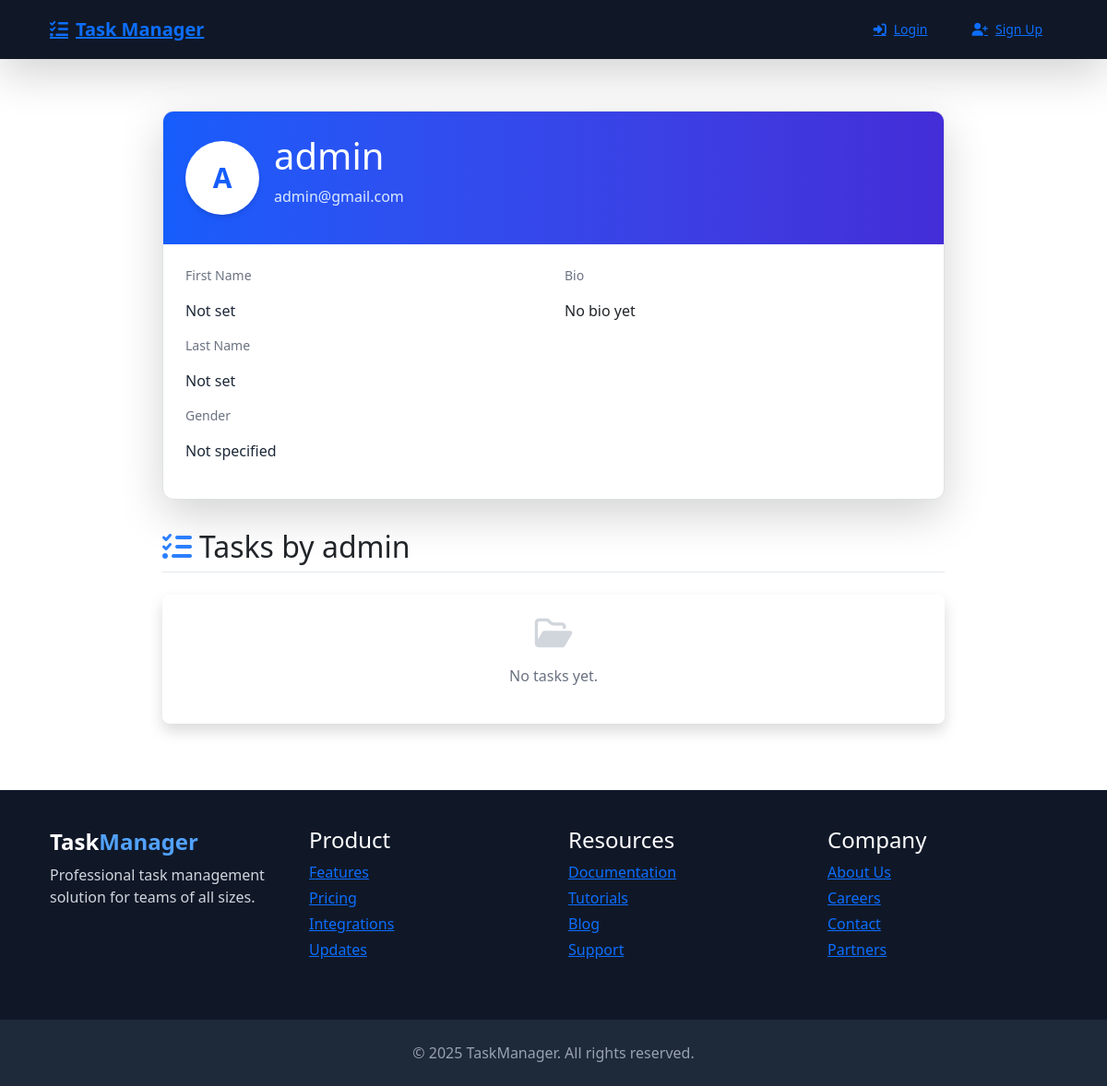
/accounts/profile/admin/, run on an earlier commit of the app's database.
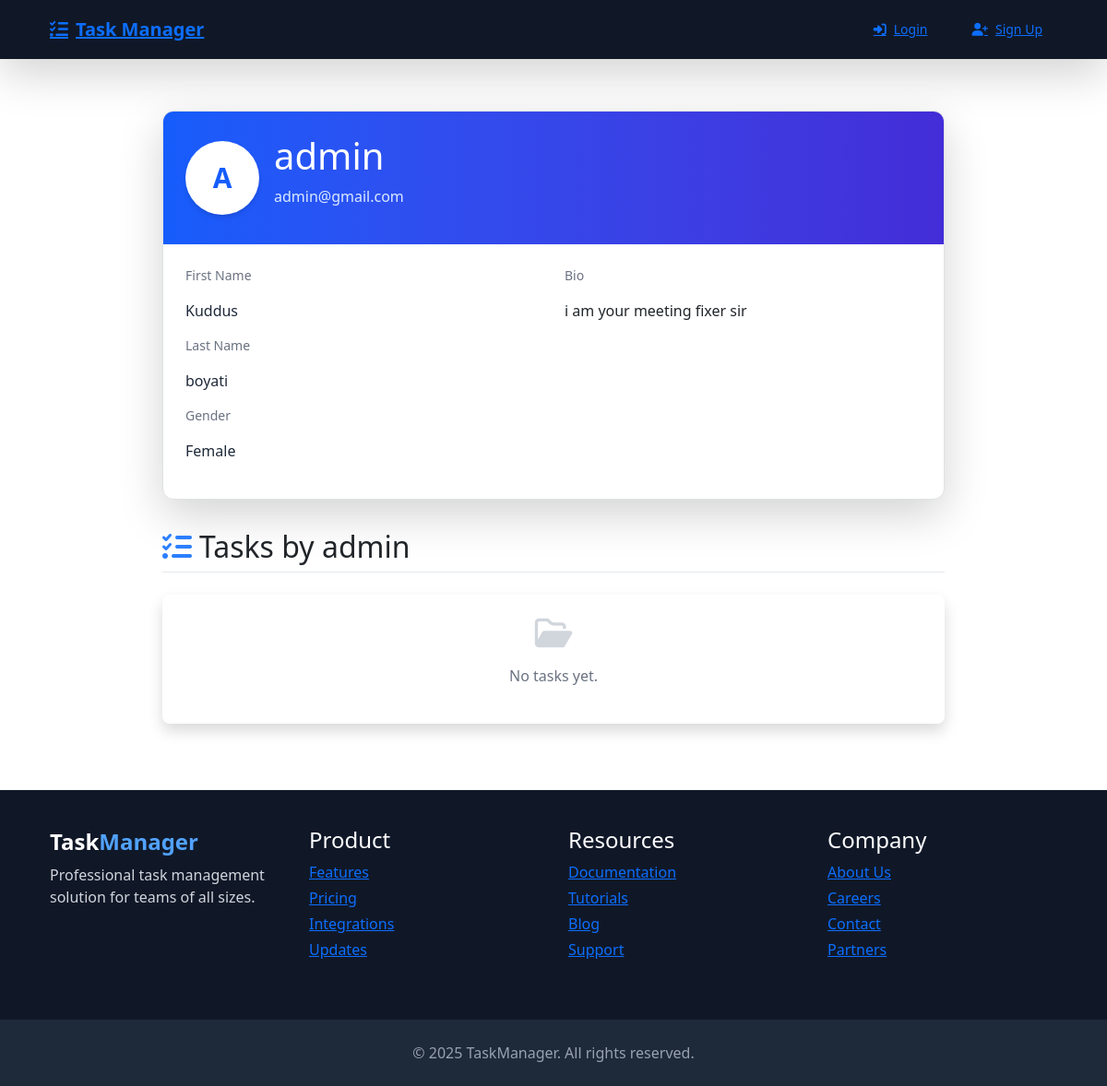
And on a later commit of the database.
### accounts/models.py (models this page shows, shortened)
class ProfileModel(models.Model):
    user = models.OneToOneField(User, on_delete=models.CASCADE, related_name='profile')
    first_name = models.CharField(max_length=50, blank=True)
    last_name = models.CharField(max_length=50, blank=True)
    position = models.CharField(max_length=2, choices=POSITION_CHOICES, blank=True)
    gender = models.CharField(max_length=1, choices=GENDER_CHOICES, blank=True)
    bio = models.TextField(default='this is bio', blank=True)

### accounts/views.py (the view)
# urls.py: path('profile/<slug:username>/', ProfileView.as_view(), name='profile'),
class ProfileView(DetailView):
    model = User  # Use the User model
    template_name = 'registration/profile.html'  # Use the profile.html template
    slug_field = 'username'  # Use the username as the slug field
    slug_url_kwarg = 'username'  # Use the username as the URL keyword argument
    context_object_name = 'profile_user'  # Use the username as the context object name
    def get_object(self):
        username = self.kwargs.get('username')
        return User.objects.get(username=username)
    def get_context_data(self, **kwargs):
        context = super().get_context_data(**kwargs)
        profile, created = ProfileModel.objects.get_or_create(user=self.object)
        context['profile'] = profile
        return context

### accounts/templates/registration/profile.html (shortened to what this page needs)
{% extends "base.html" %}
{% block content %}
<div class="max-w-4xl mx-auto px-4 py-8">
    <div class="bg-white rounded-xl shadow-lg overflow-hidden border border-gray-100">
        <div class="bg-gradient-to-r from-blue-600 to-indigo-700 p-6 text-white">
            <div class="flex items-center space-x-4">
                <div class="h-20 w-20 rounded-full bg-white flex items-center justify-center text-3xl font-bold text-blue-600 shadow-md">
                    {{ profile_user.username|first|upper }}
                </div>
                <div>
                    <h1 class="text-2xl font-bold">{{ profile_user.username }}</h1>
                    <p class="text-blue-100">{{ profile_user.email }}</p>
                </div>
            </div>
        </div>
        <div class="p-6 grid md:grid-cols-2 gap-6">
            <div class="space-y-4">
                <div>
                    <p class="text-sm font-medium text-gray-500">First Name</p>
                    <p class="text-gray-800">{{ profile.first_name|default:"Not set" }}</p>
                </div>
                <div>
                    <p class="text-sm font-medium text-gray-500">Last Name</p>
                    <p class="text-gray-800">{{ profile.last_name|default:"Not set" }}</p>
                </div>
                <div>
                    <p class="text-sm font-medium text-gray-500">Gender</p>
                    <p class="text-gray-800">{{ profile.get_gender_display|default:"Not specified" }}</p>
                </div>
            </div>
            <div>
                <div class="mb-4">
                    <p class="text-sm font-medium text-gray-500">Bio</p>
                    <p class="text-gray-800">{{ profile.bio|default:"No bio yet"|linebreaks }}</p>
                </div>
            </div>
        </div>
    </div>
    <div class="mt-8">
        <h2 class="text-xl font-semibold text-gray-800 mb-4 pb-2 border-b border-gray-200">
            <i class="fas fa-tasks mr-2 text-blue-500"></i>Tasks by {{ profile_user.username }}
        </h2>
        {% if tasks %}
        <div class="space-y-3">
            {% for task in tasks %}
            <div class="bg-white rounded-lg shadow p-4 border-l-4 {% if task.is_done %}border-green-500{% else %}border-orange-500{% endif %}">
                <div class="flex justify-between items-start">
                    <div>
                        <h3 class="font-medium text-gray-800">{{ task.title }}</h3>
                        <p class="text-sm text-gray-500 mt-1">{{ task.description|truncatechars:100 }}</p>
                    </div>
                    <span class="px-3 py-1 rounded-full text-xs font-medium {% if task.is_done %}bg-green-100 text-green-800{% else %}bg-orange-100 text-orange-800{% endif %}">
                        {{ task.is_done|yesno:"Done,Not Done" }}
                    </span>
                </div>
                {% if task.due_date %}
                <div class="mt-2 flex items-center text-sm text-gray-500">
                    <i class="far fa-calendar-alt mr-1"></i>
                    Due: {{ task.due_date|date:"M d, Y" }}
                </div>
                {% endif %}
            </div>
            {% endfor %}
        </div>
        {% else %}
        <div class="bg-white rounded-lg shadow p-6 text-center">
            <i class="far fa-folder-open text-4xl text-gray-300 mb-3"></i>
            <p class="text-gray-500">No tasks yet.</p>
        </div>
        {% endif %}
    </div>
</div>
{% endblock %}

### templates/base.html (shortened to what this page needs)
<!DOCTYPE html>
<html lang="en">
<head>
    <script src="https://cdn.jsdelivr.net/npm/@tailwindcss/browser@4"></script>
    <link href="https://cdn.jsdelivr.net/npm/bootstrap@5.3.2/dist/css/bootstrap.min.css" rel="stylesheet">
    <link rel="stylesheet" href="https://cdnjs.cloudflare.com/ajax/libs/font-awesome/6.4.0/css/all.min.css">
</head>
<body>
    {% include 'navbar.html' %}
    <main class="container my-4">
        {% block content %}{% endblock %}
    </main>
    <footer class="bg-gray-900 text-white mt-10 bottom-0 left-0 w-full">
        <div class="container mx-auto px-4 py-10 grid grid-cols-1 md:grid-cols-4 gap-8">
            <div class="footer-section">
                <div class="text-2xl font-bold mb-2">
                    Task<span class="text-blue-400">Manager</span>
                </div>
                <p class="text-gray-300">Professional task management solution for teams of all sizes.</p>
            </div>
            <div class="footer-section">
                <h4 class="text-lg font-semibold mb-2">Product</h4>
                <div class="flex flex-col space-y-1">
                    <a href="{% url 'features' %}" class="hover:text-blue-400 transition-colors">Features</a>
                    <a href="{% url 'pricing' %}" class="hover:text-blue-400 transition-colors">Pricing</a>
                    <a href="{% url 'integrations' %}" class="hover:text-blue-400 transition-colors">Integrations</a>
                    <a href="{% url 'updates' %}" class="hover:text-blue-400 transition-colors">Updates</a>
                </div>
            </div>
            <div class="footer-section">
                <h4 class="text-lg font-semibold mb-2">Resources</h4>
                <div class="flex flex-col space-y-1">
                    <a href="{% url 'documentation' %}" class="hover:text-blue-400 transition-colors">Documentation</a>
                    <a href="{% url 'tutorials' %}" class="hover:text-blue-400 transition-colors">Tutorials</a>
                    <a href="{% url 'blog' %}" class="hover:text-blue-400 transition-colors">Blog</a>
                    <a href="{% url 'support' %}" class="hover:text-blue-400 transition-colors">Support</a>
                </div>
            </div>
            <div class="footer-section">
                <h4 class="text-lg font-semibold mb-2">Company</h4>
                <div class="flex flex-col space-y-1">
                    <a href="{% url 'about-us' %}" class="hover:text-blue-400 transition-colors">About Us</a>
                    <a href="{% url 'careers' %}" class="hover:text-blue-400 transition-colors">Careers</a>
                    <a href="{% url 'contact' %}" class="hover:text-blue-400 transition-colors">Contact</a>
                    <a href="{% url 'partners' %}" class="hover:text-blue-400 transition-colors">Partners</a>
                </div>
            </div>
        </div>
        <div class="bg-gray-800 text-gray-400 text-center py-4 mt-6">
            &copy; {% now "Y" %} TaskManager. All rights reserved.
        </div>
    </footer>
</body>
</html>

### templates/navbar.html (shortened to what this page needs)
<nav class="bg-gray-900 text-white shadow-lg sticky top-0 z-50" x-data="{ isOpen: false }">
    <div class="container mx-auto px-4">
        <div class="flex justify-between items-center h-16">
            <a href="{% url 'homepage' %}" class="flex items-center text-xl font-bold hover:text-blue-400 transition-colors">
                <i class="fas fa-tasks mr-2"></i>
                Task Manager
            </a>
            <div class="hidden md:flex items-center space-x-4">
                {% if user.is_authenticated %}
                    <a href="{% url 'task:task_list' %}" class="px-3 py-2 rounded-md text-sm font-medium hover:bg-gray-700 hover:text-blue-400 transition-colors flex items-center">
                        <i class="fas fa-plus-circle mr-2"></i> Task List
                    </a>
                    <a href="{% url 'task:task_add' %}" class="px-3 py-2 rounded-md text-sm font-medium hover:bg-gray-700 hover:text-blue-400 transition-colors flex items-center">
                        <i class="fas fa-plus-circle mr-2"></i> Add Task
                    </a>
                    <a href="{% url 'accounts:profile' username=user.username %}" class="px-3 py-2 rounded-md text-sm font-medium hover:bg-gray-700 hover:text-blue-400 transition-colors flex items-center">
                        <i class="fas fa-user-circle mr-2"></i> Profile
                    </a>
                    <form action="{% url 'accounts:logout' %}" method="post" class="inline">
                        {% csrf_token %}
                        <button type="submit" class="px-3 py-2 rounded-md text-sm font-medium hover:bg-gray-700 hover:text-red-400 transition-colors flex items-center">
                            <i class="fas fa-sign-out-alt mr-2"></i> Logout
                        </button>
                    </form>
                {% else %}
                    <a href="{% url 'accounts:login' %}" class="px-3 py-2 rounded-md text-sm font-medium hover:bg-gray-700 hover:text-blue-400 transition-colors flex items-center">
                        <i class="fas fa-sign-in-alt mr-2"></i> Login
                    </a>
                    <a href="{% url 'accounts:signup' %}" class="px-3 py-2 rounded-md text-sm font-medium hover:bg-gray-700 hover:text-blue-400 transition-colors flex items-center">
                        <i class="fas fa-user-plus mr-2"></i> Sign Up
                    </a>
                {% endif %}
            </div>
        </div>
    </div>
</nav>

What changed in the data, as far as the page shows it:
changed ProfileModel: first_name "Not set" → "Kuddus"; last_name "Not set" → "boyati"; gender "Not specified" → "Female"; bio "No bio yet" → "i am your meeting fixer sir"
